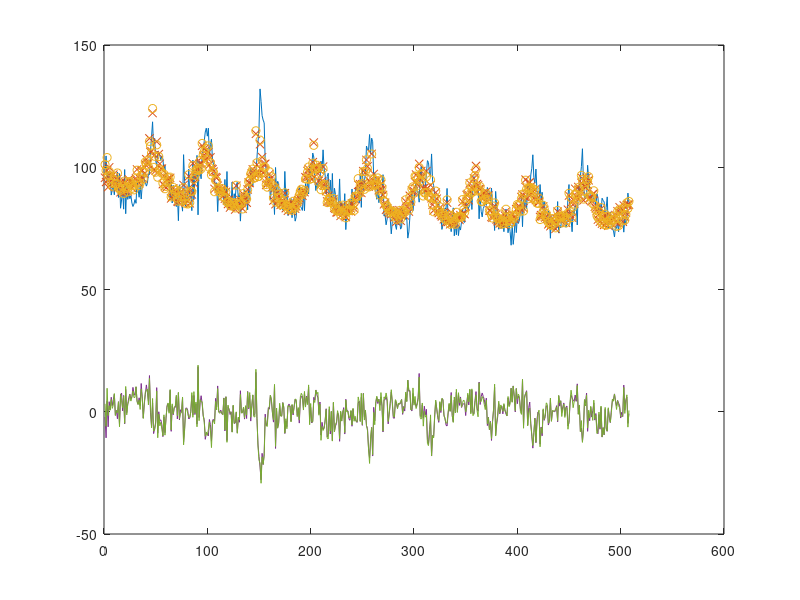

Write MATLAB code to recreate this figure.
clc;

m = dlmread('datasets/cmort_table.txt');
p = dlmread('datasets/part_table.txt');
t = dlmread('datasets/tempr_table.txt');

t_mean = 74.6;
size = 508;
time = 1;
M = zeros;
T = zeros;
Z = zeros(6, size); % with the term Pt-4 added
Z2 = zeros(5, size); % without the term Pt-4 added

for i=1:508
    M(i) = m(i,3);
    T(i) = time;
    
    Z(1,i) = 1;
    Z(2,i) = time;
    Z(3,i) = t(i,3) - t_mean;
    Z(4,i) = (t(i,3) - t_mean)^2;
    Z(5,i) = p(i,3);
    
    Z2(1,i) = 1;
    Z2(2,i) = time;
    Z2(3,i) = t(i,3) - t_mean;
    Z2(4,i) = (t(i,3) - t_mean)^2;
    Z2(5,i) = p(i,3);
    
    if i > 4
        Z(6,i) = p(i-4,3);
    end
    time = time + 1;
end

P = Z(5,:);
P4 = Z(6,:);

beta = inv((Z*Z'))*Z*M';
y = beta'*Z;
beta2 = inv((Z2*Z2'))*Z2*M';
y2 = beta2'*Z2;

hold off;
plot(T,M,T,y,'x',T,y2,'o');
hold on;
plot(T, y-M, T, y2-M);
hold on;

fprintf('Before adding Pt-4 to the model, average residual is %f.\nAfter adding Pt-4 to the model, average residual is %f.',mean(y2-M),mean(y-M));
